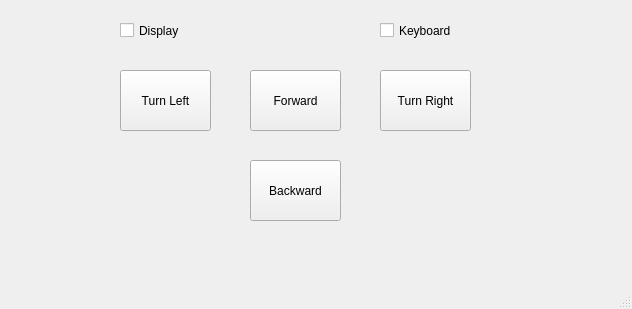
<?xml version="1.0" encoding="UTF-8"?>
<ui version="4.0">
 <class>MainWindow</class>
 <widget class="QMainWindow" name="MainWindow">
  <property name="geometry">
   <rect>
    <x>0</x>
    <y>0</y>
    <width>632</width>
    <height>309</height>
   </rect>
  </property>
  <property name="focusPolicy">
   <enum>Qt::StrongFocus</enum>
  </property>
  <property name="windowTitle">
   <string>MainWindow</string>
  </property>
  <widget class="QWidget" name="centralwidget">
   <property name="focusPolicy">
    <enum>Qt::StrongFocus</enum>
   </property>
   <widget class="QPushButton" name="b_forward">
    <property name="geometry">
     <rect>
      <x>250</x>
      <y>70</y>
      <width>91</width>
      <height>61</height>
     </rect>
    </property>
    <property name="focusPolicy">
     <enum>Qt::NoFocus</enum>
    </property>
    <property name="text">
     <string>Forward</string>
    </property>
   </widget>
   <widget class="QPushButton" name="b_backward">
    <property name="geometry">
     <rect>
      <x>250</x>
      <y>160</y>
      <width>91</width>
      <height>61</height>
     </rect>
    </property>
    <property name="focusPolicy">
     <enum>Qt::NoFocus</enum>
    </property>
    <property name="text">
     <string>Backward</string>
    </property>
   </widget>
   <widget class="QPushButton" name="b_right">
    <property name="geometry">
     <rect>
      <x>380</x>
      <y>70</y>
      <width>91</width>
      <height>61</height>
     </rect>
    </property>
    <property name="focusPolicy">
     <enum>Qt::NoFocus</enum>
    </property>
    <property name="text">
     <string>Turn Right</string>
    </property>
   </widget>
   <widget class="QPushButton" name="b_left">
    <property name="geometry">
     <rect>
      <x>120</x>
      <y>70</y>
      <width>91</width>
      <height>61</height>
     </rect>
    </property>
    <property name="focusPolicy">
     <enum>Qt::NoFocus</enum>
    </property>
    <property name="text">
     <string>Turn Left</string>
    </property>
   </widget>
   <widget class="QCheckBox" name="b_cmd_display">
    <property name="geometry">
     <rect>
      <x>120</x>
      <y>20</y>
      <width>91</width>
      <height>21</height>
     </rect>
    </property>
    <property name="focusPolicy">
     <enum>Qt::NoFocus</enum>
    </property>
    <property name="text">
     <string>Display</string>
    </property>
   </widget>
   <widget class="QCheckBox" name="b_cmd_keyboard">
    <property name="geometry">
     <rect>
      <x>380</x>
      <y>20</y>
      <width>91</width>
      <height>21</height>
     </rect>
    </property>
    <property name="focusPolicy">
     <enum>Qt::NoFocus</enum>
    </property>
    <property name="text">
     <string>Keyboard</string>
    </property>
   </widget>
  </widget>
  <widget class="QMenuBar" name="menubar">
   <property name="geometry">
    <rect>
     <x>0</x>
     <y>0</y>
     <width>632</width>
     <height>20</height>
    </rect>
   </property>
  </widget>
  <widget class="QStatusBar" name="statusbar"/>
 </widget>
 <resources/>
 <connections/>
</ui>
